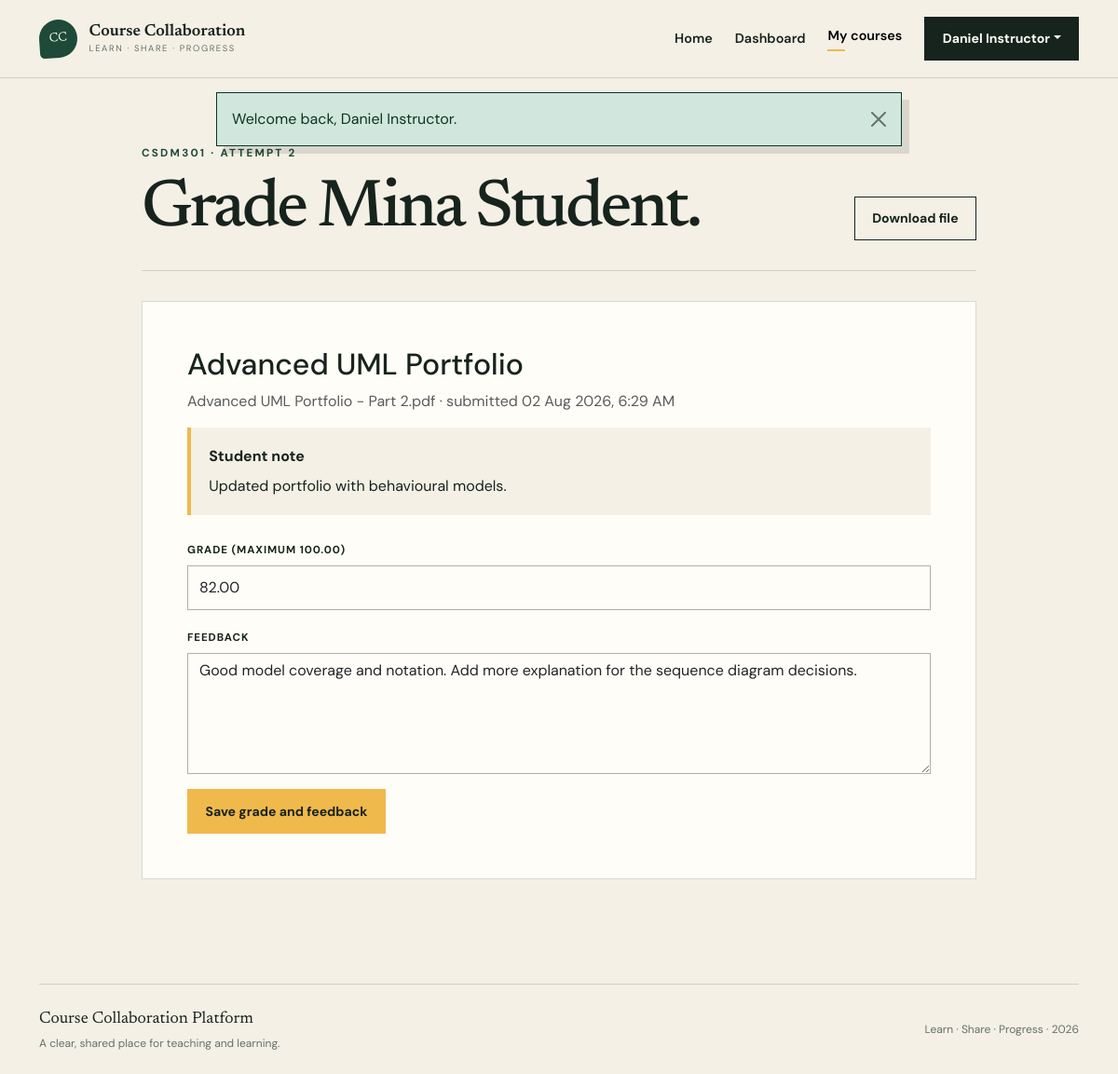
Screenshot of /instructor/grade.php?submission_id=4 (signed in) with the database file from the repository.
### tables this page shows
CREATE TABLE submissions (
    id BIGINT UNSIGNED AUTO_INCREMENT PRIMARY KEY,
    assignment_id BIGINT UNSIGNED NOT NULL,
    student_id BIGINT UNSIGNED NOT NULL,
    attempt_number INT UNSIGNED NOT NULL DEFAULT 1,
    stored_filename VARCHAR(255) NOT NULL,
    original_filename VARCHAR(255) NOT NULL,
    mime_type VARCHAR(120) NOT NULL,
    file_size BIGINT UNSIGNED NOT NULL,
    student_note TEXT NULL,
    is_latest TINYINT(1) NOT NULL DEFAULT 1,
    submitted_at TIMESTAMP NOT NULL DEFAULT CURRENT_TIMESTAMP,
    UNIQUE KEY uq_submissions_attempt (assignment_id, student_id, attempt_number),
    KEY idx_submissions_latest (assignment_id, student_id, is_latest),
    KEY idx_submissions_student (student_id),
    CONSTRAINT fk_submissions_assignment
        FOREIGN KEY (assignment_id) REFERENCES assignments(id)
        ON UPDATE CASCADE ON DELETE CASCADE,
    CONSTRAINT fk_submissions_student
        FOREIGN KEY (student_id) REFERENCES users(id)
        ON UPDATE CASCADE ON DELETE CASCADE,
    CONSTRAINT chk_submissions_attempt CHECK (attempt_number > 0)
);

CREATE TABLE courses (
    id BIGINT UNSIGNED AUTO_INCREMENT PRIMARY KEY,
    instructor_id BIGINT UNSIGNED NOT NULL,
    course_code VARCHAR(30) NOT NULL,
    title VARCHAR(180) NOT NULL,
    description TEXT NULL,
    is_published TINYINT(1) NOT NULL DEFAULT 1,
    created_at TIMESTAMP NOT NULL DEFAULT CURRENT_TIMESTAMP,
    updated_at TIMESTAMP NOT NULL DEFAULT CURRENT_TIMESTAMP ON UPDATE CURRENT_TIMESTAMP,
    UNIQUE KEY uq_courses_code (course_code),
    KEY idx_courses_instructor (instructor_id),
    CONSTRAINT fk_courses_instructor
        FOREIGN KEY (instructor_id) REFERENCES users(id)
        ON UPDATE CASCADE ON DELETE RESTRICT
);

CREATE TABLE users (
    id BIGINT UNSIGNED AUTO_INCREMENT PRIMARY KEY,
    full_name VARCHAR(120) NOT NULL,
    email VARCHAR(190) NOT NULL,
    password_hash VARCHAR(255) NOT NULL,
    role ENUM('student', 'instructor') NOT NULL DEFAULT 'student',
    is_active TINYINT(1) NOT NULL DEFAULT 1,
    created_at TIMESTAMP NOT NULL DEFAULT CURRENT_TIMESTAMP,
    updated_at TIMESTAMP NOT NULL DEFAULT CURRENT_TIMESTAMP ON UPDATE CURRENT_TIMESTAMP,
    UNIQUE KEY uq_users_email (email),
    KEY idx_users_role (role)
);

CREATE TABLE assignments (
    id BIGINT UNSIGNED AUTO_INCREMENT PRIMARY KEY,
    course_id BIGINT UNSIGNED NOT NULL,
    created_by BIGINT UNSIGNED NOT NULL,
    title VARCHAR(180) NOT NULL,
    instructions TEXT NOT NULL,
    deadline DATETIME NOT NULL,
    max_grade DECIMAL(6,2) NOT NULL DEFAULT 100.00,
    created_at TIMESTAMP NOT NULL DEFAULT CURRENT_TIMESTAMP,
    updated_at TIMESTAMP NOT NULL DEFAULT CURRENT_TIMESTAMP ON UPDATE CURRENT_TIMESTAMP,
    KEY idx_assignments_course (course_id),
    KEY idx_assignments_deadline (deadline),
    KEY idx_assignments_creator (created_by),
    CONSTRAINT fk_assignments_course
        FOREIGN KEY (course_id) REFERENCES courses(id)
        ON UPDATE CASCADE ON DELETE CASCADE,
    CONSTRAINT fk_assignments_creator
        FOREIGN KEY (created_by) REFERENCES users(id)
        ON UPDATE CASCADE ON DELETE RESTRICT,
    CONSTRAINT chk_assignments_max_grade CHECK (max_grade > 0)
);

CREATE TABLE grades (
    id BIGINT UNSIGNED AUTO_INCREMENT PRIMARY KEY,
    submission_id BIGINT UNSIGNED NOT NULL,
    graded_by BIGINT UNSIGNED NOT NULL,
    grade_value DECIMAL(6,2) NOT NULL,
    feedback TEXT NULL,
    graded_at TIMESTAMP NOT NULL DEFAULT CURRENT_TIMESTAMP,
    updated_at TIMESTAMP NOT NULL DEFAULT CURRENT_TIMESTAMP ON UPDATE CURRENT_TIMESTAMP,
    UNIQUE KEY uq_grades_submission (submission_id),
    KEY idx_grades_grader (graded_by),
    CONSTRAINT fk_grades_submission
        FOREIGN KEY (submission_id) REFERENCES submissions(id)
        ON UPDATE CASCADE ON DELETE CASCADE,
    CONSTRAINT fk_grades_grader
        FOREIGN KEY (graded_by) REFERENCES users(id)
        ON UPDATE CASCADE ON DELETE RESTRICT,
    CONSTRAINT chk_grades_value CHECK (grade_value >= 0)
);

### config/database.php (called while the page is built, shortened)
<?php
function database(): PDO
{
    static $connection = null;
    $host = getenv('DB_HOST') ?: '127.0.0.1';
    $port = getenv('DB_PORT') ?: '3306';
    $name = getenv('DB_NAME') ?: 'course_collaboration';
    $username = getenv('DB_USER') ?: 'root';
    $password = getenv('DB_PASS') ?: '';
    $dsn = "mysql:host={$host};port={$port};dbname={$name};charset=utf8mb4";
    try {
        $connection = new PDO($dsn, $username, $password, [
            PDO::ATTR_ERRMODE => PDO::ERRMODE_EXCEPTION,
            PDO::ATTR_DEFAULT_FETCH_MODE => PDO::FETCH_ASSOC,
            PDO::ATTR_EMULATE_PREPARES => false,
        ]);
    } catch (PDOException $exception) {
        error_log('Database connection failed: ' . $exception->getMessage());
        throw new RuntimeException('Unable to connect to the database. Check the application configuration.');
    }
    return $connection;
}

### config/app.php (called while the page is built, shortened)
<?php
function url(string $path = ''): string
{
    return BASE_URL . ($path !== '' ? '/' . ltrim($path, '/') : '');
}
function e(?string $value): string
{
    return htmlspecialchars($value ?? '', ENT_QUOTES | ENT_SUBSTITUTE, 'UTF-8');
}

### includes/auth.php (called while the page is built, shortened)
<?php
require_once __DIR__ . '/../config/app.php';
require_once __DIR__ . '/../config/database.php';
function positive_id(mixed $value): ?int
{
    $validated = filter_var($value, FILTER_VALIDATE_INT, ['options' => ['min_range' => 1]]);
    return $validated === false ? null : (int) $validated;
}
function format_datetime(?string $value, string $fallback = 'Not available'): string
{
    $timestamp = strtotime($value);
    return $timestamp === false ? $fallback : date('d M Y, g:i A', $timestamp);
}

### instructor/grade.php (the view, shortened to what this page needs)
<?php
require_once __DIR__ . '/../includes/auth.php';
$user = require_role('instructor');
$submissionId = positive_id($_GET['submission_id'] ?? null)
    ?? not_found('Invalid submission ID.');
$submissionStatement = database()->prepare(
    'SELECT s.*, u.full_name AS student_name,
            a.title AS assignment_title, a.max_grade, a.course_id,
            c.course_code, g.grade_value, g.feedback
     FROM submissions s
     JOIN users u ON u.id = s.student_id
     JOIN assignments a ON a.id = s.assignment_id
     JOIN courses c ON c.id = a.course_id
     LEFT JOIN grades g ON g.submission_id = s.id
     WHERE s.id = :submission AND c.instructor_id = :owner
     LIMIT 1'
);
$submissionStatement->execute([
    'submission' => $submissionId,
    'owner' => $user['id'],
]);
$submission = $submissionStatement->fetch()
    ?: not_found('Submission not found or not owned.');
$errors = [];
$grade = (string) ($submission['grade_value'] ?? '');
$feedback = (string) ($submission['feedback'] ?? '');
require __DIR__ . '/../includes/header.php';
?>
<section class="app-shell">
    <div class="container narrow-container">
        <div class="page-heading">
            <div>
                <p class="eyebrow">
                    <?= e($submission['course_code']) ?>
                    &middot; Attempt <?= $submission['attempt_number'] ?>
                </p>
                <h1>Grade <?= e($submission['student_name']) ?>.</h1>
            </div>
            <a
                class="btn btn-outline-ink"
                href="<?= e(url('download.php?type=submission&id=' . $submissionId)) ?>"
            >Download file</a>
        </div>
        <div class="content-panel">
            <h2><?= e($submission['assignment_title']) ?></h2>
            <p class="text-muted">
                <?= e($submission['original_filename']) ?>
                &middot; submitted <?= e(format_datetime($submission['submitted_at'])) ?>
            </p>
            <?php if ($submission['student_note']): ?>
                <div class="feedback-box mb-4">
                    <strong>Student note</strong>
                    <p><?= e($submission['student_note']) ?></p>
                </div>
            <?php endif; ?>
            <form method="post">
                <div class="mb-3">
                    <label class="form-label" for="grade_value">
                        Grade (maximum <?= e($submission['max_grade']) ?>)
                    </label>
                    <input
                        class="form-control <?= isset($errors['grade_value']) ? 'is-invalid' : '' ?>"
                        type="number"
                        step=".01"
                        min="0"
                        max="<?= e($submission['max_grade']) ?>"
                        id="grade_value"
                        name="grade_value"
                        value="<?= e($grade) ?>"
                        required
                    >
                </div>
                <div class="mb-3">
                    <label class="form-label" for="feedback">Feedback</label>
                    <textarea
                        class="form-control <?= isset($errors['feedback']) ? 'is-invalid' : '' ?>"
                        id="feedback"
                        name="feedback"
                        maxlength="5000"
                    ><?= e($feedback) ?></textarea>
                </div>
                <button class="btn btn-sun" type="submit">Save grade and feedback</button>
            </form>
        </div>
    </div>
</section>
<?php require __DIR__ . '/../includes/footer.php'; ?>

### assets/css/style.css (style rules this page uses)
:root { --ink: #17231d; --forest: #1f4938; --moss: #54725f; --sun: #f0b94c; --cream: #f4f0e6; --paper: #fffdf7; --line: rgba(23, 35, 29, 0.16); --muted: #667169; --display: "Newsreader", Georgia, serif; --body: "DM Sans", sans-serif; }
html { scroll-behavior: smooth; }
body { background: var(--cream); color: var(--ink); font-family: var(--body); overflow-x: hidden; -webkit-font-smoothing: antialiased; }
.btn { border-radius: 0; font-size: .88rem; font-weight: 700; padding: .76rem 1.15rem; }
.btn-sun { background: var(--sun); border: 1px solid var(--sun); color: var(--ink); }
.btn-outline-ink { border: 1px solid var(--ink); color: var(--ink); }
.eyebrow { color: var(--forest); font-size: .73rem; font-weight: 700; letter-spacing: .19em; margin-bottom: 1.25rem; text-transform: uppercase; }
.form-label { font-size: .72rem; font-weight: 700; letter-spacing: .08em; text-transform: uppercase; }
.form-control, .form-select { background-color: var(--paper); border: 1px solid rgba(23,35,29,.35); border-radius: 0; min-height: 48px; }
textarea.form-control { min-height: 130px; }
.app-shell { min-height: calc(100vh - 172px); padding: 4.5rem 0 7rem; }
.page-heading { align-items: end; border-bottom: 1px solid var(--line); display: flex; gap: 2rem; justify-content: space-between; margin-bottom: 2rem; padding-bottom: 2rem; }
.page-heading h1 { font-family: var(--display); font-size: clamp(3rem, 6vw, 5.7rem); letter-spacing: -.045em; line-height: .9; margin: 0; }
.content-panel { background: var(--paper); border: 1px solid var(--line); padding: clamp(1.5rem, 4vw, 3rem); }
.narrow-container { max-width: 920px; }
.feedback-box { background: var(--cream); border-left: 4px solid var(--sun); padding: 1.2rem; }
.feedback-box p { margin: .5rem 0 0; }

### rows the page displays
submissions: courses.course_code "CSDM301", attempt_number "2", student.full_name "Mina Student", assignment.title "Advanced UML Portfolio", original_filename "Advanced UML Portfolio - Part 2.pdf", submitted_at "02 Aug 2026, 6:29 AM", student_note "Updated portfolio with behavioural models.", assignment.max_grade "100.00", grade_value "82.00", feedback "Good model coverage and notation. Add more explanation for the sequence diagram decisions."

### other values shown
$authenticatedUser['full_name'] "Daniel Instructor"
$flash['message'] "Welcome back, Daniel Instructor."
